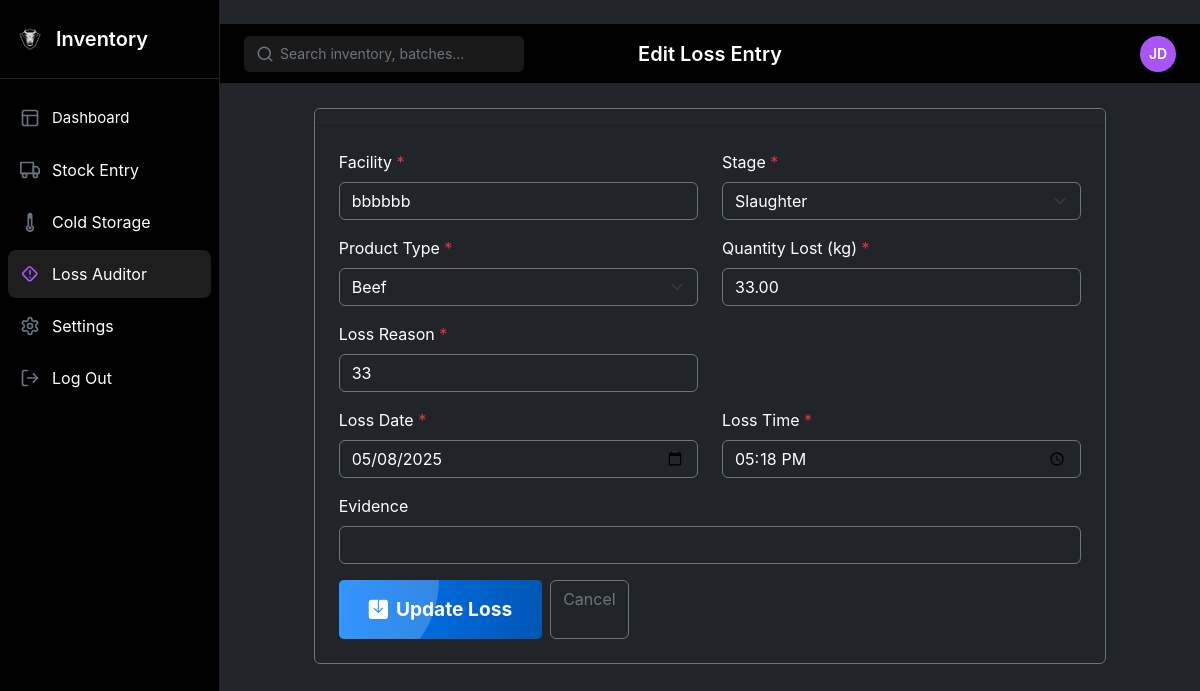
The app's page /lossaduitor/editloss.php?id=32 with its own data.
### tables this page shows
CREATE TABLE `loststock` (
  `loss_id` int(11) UNSIGNED NOT NULL,
  `date_time` datetime NOT NULL,
  `facility` varchar(255) NOT NULL,
  `stage` varchar(255) NOT NULL,
  `product_type` varchar(255) NOT NULL,
  `quantity_lost` decimal(10,2) NOT NULL,
  `loss_reason` text NOT NULL,
  `evidence` varchar(255) DEFAULT NULL,
  `created_at` timestamp NOT NULL DEFAULT current_timestamp()
);

### lossaduitor/includes/functions.php (called while the page is built, shortened)
<?php
function sanitize($input) {
    return htmlspecialchars(trim($input), ENT_QUOTES, 'UTF-8');
}

### lossaduitor/editloss.php (the view, shortened to what this page needs)
<?php
include 'includes/dbConnection.php';
include 'includes/functions.php';
$lossData = null;
if ($_SERVER['REQUEST_METHOD'] === 'GET' && isset($_GET['id']) && is_numeric($_GET['id'])) {
    $loss_id = sanitize($_GET['id']);
    $sql_fetch = "SELECT loss_id, date_time, facility, stage, product_type, quantity_lost, loss_reason, evidence FROM loststock WHERE loss_id = ?";
    if ($stmt_fetch = $conn->prepare($sql_fetch)) {
        $stmt_fetch->bind_param("i", $loss_id);
        $stmt_fetch->execute();
        $result_fetch = $stmt_fetch->get_result();
        if ($result_fetch->num_rows === 1) {
            $lossData = $result_fetch->fetch_assoc();
            list($lossData['lossDate'], $lossData['lossTime']) = explode(' ', $lossData['date_time']);
        } else {
            $_SESSION['error_message'] = "Loss entry not found.";
            header("Location: dashboard-1.php");
            exit();
        }
    } else {
        $_SESSION['error_message'] = "Database error fetching record: " . $conn->error;
        header("Location: dashboard-1.php");
        exit();
    }
} else {
    $_SESSION['error_message'] = "Invalid request.";
    header("Location: dashboard-1.php");
    exit();
}
?>
<!DOCTYPE html>
<html lang="en">
<head>
    <link href="https://cdn.jsdelivr.net/npm/bootstrap@5.3.2/dist/css/bootstrap.min.css" rel="stylesheet">
    <link rel="stylesheet" href="https://cdn.jsdelivr.net/npm/bootstrap-icons@1.11.1/font/bootstrap-icons.css">
    <link rel="stylesheet" href="css/styles3.css">
</head>
<body class="bg-dark text-light">
    <div class="app-container">
          <aside class="sidebar">
            <div class="sidebar-header">
                <div class="logo">
                    <img src="logo.png" alt="IN" width="28" height="28">
                    <span class="brand-name">Inventory</span>
                </div>
            </div>
            <nav class="sidebar-nav">
                <a href="../All/dashboard.php" class="nav-item ">
                    <span class="nav-item-dashboard">Dashboard</span>
                </a>
                <a href="../All/add_stock.php" class="nav-item">
                    <span class="nav-item-name">Stock Entry</span>
                </a>
                <a href="../coldstorage/dashboard-template.php" class="nav-item">
    <span class="nav-item-name">Cold Storage</span>
</a>
<a href="..\lossaduitor\dashboard-1.php" class="nav-item active">
    <span class="nav-item-name">Loss Auditor</span>
</a>
                <a href="#" class="nav-item">
                    <span class="nav-item-name">Settings</span>
                </a>
                <a href="#" class="nav-item">
                    <span class="nav-item-name">Log Out</span>
                </a>
            </nav>
        </aside>
        <main class="main-content">
            <header class="header">
                <div class="search-container">
                    <svg xmlns="http://www.w3.org/2000/svg" width="18" height="18" viewBox="0 0 24 24" fill="none" stroke="currentColor" stroke-width="2" stroke-linecap="round" stroke-linejoin="round" class="search-icon">
                        <circle cx="11" cy="11" r="8"></circle>
                        <line x1="21" y1="21" x2="16.65" y2="16.65"></line>
                    </svg>
                    <input type="text" placeholder="Search inventory, batches..." class="search-input">
                </div>
                <h1 class="page-title">Edit Loss Entry</h1> <div class="profile-container">
                    <button id="profileButton" class="profile-button">
                        <div class="profile-avatar">JD</div>
                    </button>
                </div>
            </header>
            <div class="container py-4">
                 <div class="row justify-content-center">
                    <div class="col-lg-10">
                        <div class="card bg-dark border-secondary mb-4">
                            <div class="card-header bg-dark ">
                            </div>
                            <div class="card-body p-4">
                                <?php if ($lossData): ?>
                                     <form method="POST" action="editloss.php">
                                        <div class="row mb-3">
                                            <div class="col-md-6">
                                                <label for="facility" class="form-label text-white">Facility <span class="text-danger">*</span></label>
                                                <input type="text" class="form-control bg-dark text-white border-secondary" id="facility" name="facility" value="<?= htmlspecialchars($lossData['facility']) ?>" required>
                                            </div>
                                            <div class="col-md-6">
                                                <label for="stage" class="form-label text-white">Stage <span class="text-danger">*</span></label>
                                                <select class="form-select bg-dark text-white border-secondary" id="stage" name="stage" required>
                                                     <option value="Slaughter" <?= ($lossData['stage'] === 'Slaughter') ? 'selected' : '' ?>>Slaughter</option>
                                                </select>
                                            </div>
                                        </div>
                                        <div class="row mb-3">
                                            <div class="col-md-6">
                                                <label for="productType" class="form-label text-white">Product Type <span class="text-danger">*</span></label>
                                                <select class="form-select bg-dark text-white border-secondary" id="productType" name="productType" required>
                                                     <option value="Beef" <?= ($lossData['product_type'] === 'Beef') ? 'selected' : '' ?>>Beef</option>
                                                </select>
                                            </div>
                                            <div class="col-md-6">
                                                <label for="quantityLost" class="form-label text-white">Quantity Lost (kg) <span class="text-danger">*</span></label>
                                                <input type="number" class="form-control bg-dark text-white border-secondary" id="quantityLost" name="quantityLost" step="0.01" min="0.01" value="<?= htmlspecialchars($lossData['quantity_lost']) ?>" required>
                                            </div>
                                        </div>
                                        <div class="row mb-3">
                                            <div class="col-md-6">
                                                <label for="lossReason" class="form-label text-white">Loss Reason <span class="text-danger">*</span></label>
                                                <input type="text" class="form-control bg-dark text-white border-secondary" id="lossReason" name="lossReason" value="<?= htmlspecialchars($lossData['loss_reason']) ?>" required>
                                            </div>
                                        </div>
                                         <div class="row mb-3">
                                            <div class="col-md-6">
                                                <label for="lossDate" class="form-label text-white">Loss Date <span class="text-danger">*</span></label>
                                                <input type="date" class="form-control bg-dark text-white border-secondary" id="lossDate" name="lossDate" value="<?= htmlspecialchars($lossData['lossDate'] ?? '') ?>" required>
                                            </div>
                                            <div class="col-md-6">
                                                <label for="lossTime" class="form-label text-white">Loss Time <span class="text-danger">*</span></label>
                                                 <input type="time" class="form-control bg-dark text-white border-secondary" id="lossTime" name="lossTime" value="<?= htmlspecialchars($lossData['lossTime'] ?? '') ?>" required>
                                            </div>
                                        </div>
                                         <div class="row mb-3">
                                            <div class="col-md-12">
                                                 <label for="evidence" class="form-label text-white">Evidence</label>
                                                 <input type="text" class="form-control bg-dark text-white border-secondary" id="evidence" name="evidence" value="<?= htmlspecialchars($lossData['evidence'] ?? '') ?>">
                                            </div>
                                        </div>
                                        <div class="d-flex gap-2">
                                            <button type="submit" class="btn-modern-update">
                                                 <div class="btn-content">
                                                    <i class="bi bi-save-fill me-2"></i>
                                                    <span>Update Loss</span>
                                                </div>
                                                <div class="btn-glow"></div>
                                            </button>
                                             <a href="dashboard-1.php" class="btn btn-outline-secondary">Cancel</a>
                                        </div>
                                    </form>
                                <?php else: ?>
                                    <p class="text-white text-center">Loss entry not found or invalid request.</p>
                                <?php endif; ?>
                            </div>
                        </div>
                    </div>
                </div>
            </div>
        </main>
    </div>
</body>
</html>

### lossaduitor/css/styles3.css (style rules this page uses)
:root { --bs-purple: #a855f7; --bs-pink: #ec4899; --bs-orange: #f97316; --bs-blue: #3b82f6; --bs-gray: #6b7280; --sidebar-width: 220px; --sidebar-bg: #000000; --sidebar-hover: #1a1a1a; --sidebar-active: #1e1e1e; --header-height: 60px; --content-bg: #000000; --card-bg: #0a0a0a; --border-color: #222222; }
* { margin: 0; padding: 0; box-sizing: border-box; }
body { font-family: "Inter", -apple-system, BlinkMacSystemFont, "Segoe UI", Roboto, Oxygen, Ubuntu, Cantarell, "Open Sans", "Helvetica Neue", sans-serif; background-color: var(--content-bg); color: #ffffff; line-height: 1.5; overflow-x: hidden; }
.app-container { display: flex; width: 100%; height: 100vh; overflow: hidden; }
.sidebar { width: var(--sidebar-width); background-color: var(--sidebar-bg); border-right: 1px solid var(--border-color); height: 100vh; position: fixed; top: 0; left: 0; z-index: 10; overflow-y: auto; transition: all 0.3s ease; }
.sidebar-header { padding: 1.5rem 1rem; border-bottom: 1px solid var(--border-color); }
.logo { display: flex; align-items: center; gap: 0.75rem; }
.brand-name { font-size: 1.25rem; font-weight: 600; color: #ffffff; }
.sidebar-nav { display: flex; flex-direction: column; padding: 1rem 0.5rem; gap: 0.25rem; }
.nav-item { display: flex; align-items: center; padding: 0.75rem; color: #ffffff; text-decoration: none; border-radius: 0.5rem; transition: all 0.2s ease; }
.nav-item .icon { margin-right: 0.75rem; color: var(--bs-gray); }
.nav-item-dashboard { font-size: 0.9375rem; }
.nav-item.active { background-color: var(--sidebar-active); }
.nav-item.active .icon { color: var(--bs-purple); }
.main-content { margin-left: var(--sidebar-width); width: calc(100% - var(--sidebar-width)); height: 100vh; overflow-y: auto; overflow-x: hidden; }
.header { height: var(--header-height); display: flex; align-items: center; justify-content: space-between; padding: 0 1.5rem; border-bottom: 1px solid var(--border-color); position: sticky; top: 0; background-color: var(--content-bg); z-index: 5; }
.search-container { position: relative; width: 280px; }
.search-input { background-color: #1a1a1a; border: none; border-radius: 6px; color: #ffffff; padding: 0.5rem 1rem 0.5rem 2.25rem; width: 100%; height: 36px; font-size: 0.875rem; }
.search-input::placeholder { color: #6c757d; }
.search-icon { position: absolute; left: 0.75rem; top: 50%; transform: translateY(-50%); color: #6c757d; }
.page-title { font-size: 1.25rem; font-weight: 600; margin: 0; color: #ffffff; position: absolute; left: 50%; transform: translateX(-50%); }
.profile-container { position: relative; }
.profile-button { background: none; border: none; cursor: pointer; padding: 0; display: flex; align-items: center; justify-content: center; }
.profile-avatar { width: 36px; height: 36px; border-radius: 50%; background-color: var(--bs-purple); color: white; display: flex; align-items: center; justify-content: center; font-weight: 600; font-size: 0.875rem; transition: all 0.2s ease; }

### lossaduitor/editloss.php (style rules this page uses)
.btn-modern-update { position: relative; padding: 15px 30px; border: none; background: linear-gradient(to right, #007bff, #0056b3); color: #fff; font-size: 1.2em; font-weight: bold; border-radius: 5px; overflow: hidden; cursor: pointer; transition: transform 0.3s ease; }
.btn-modern-update .btn-content { position: relative; z-index: 2; display: flex; align-items: center; }
.btn-modern-update .btn-glow { position: absolute; top: var(--y, 0); left: var(--x, 0); transform: translate(-50%, -50%); width: 200px; height: 200px; background: rgba(255, 255, 255, 0.2); border-radius: 50%; z-index: 1; transition: width 0.4s ease, height 0.4s ease; }

### records on screen
loststock: facility "bbbbbb", stage "Slaughter", productType "Beef", quantityLost "33.00", lossReason "33"
